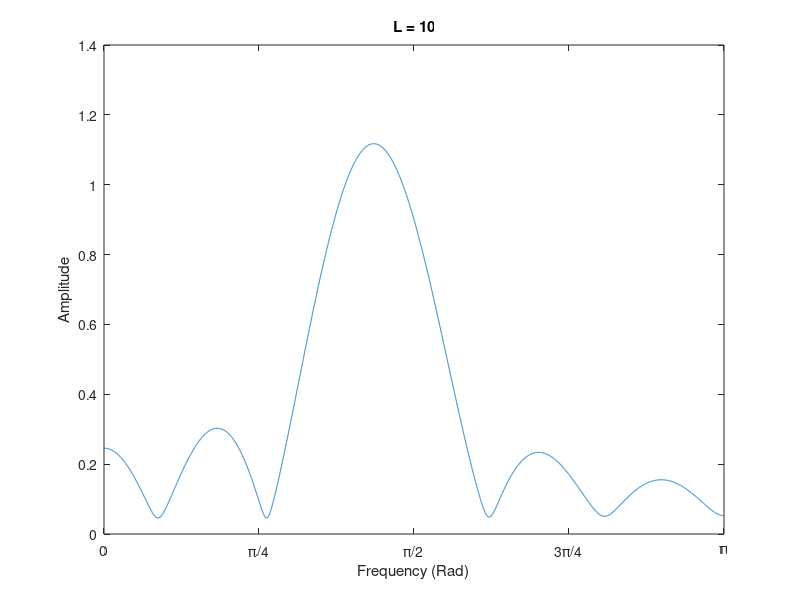

Reproduce this figure in MATLAB. (Note: this script raises an error after producing the figure.)
%% Frequency Response of FIR Filters: Lab P-12: 3 Lab Exercise

%% 3.1a)
% We will cascade these filters by convolution, which will be performed by
% multiplication of their transfer functions.
%% 
% First we'll find the transfer function of the general filter
%%
% Y(z) = X(z) - 2cos(wn)z^-1X(z) + z^-2X(z)
%%
% H(z) = 1 - 2cos(wn)z^-1 + z^-2
%%
% Now we'll introduce the nulling frequencies 0.44pi and 0.7pi
%%
% H1(z) = 1 - 2cos(0.44pi)z^-1 + z^-2
%%
% H2(z) = 1 - 2cos(0.7pi)z^-1 + z^-2
%%
% Performing the convolution
%%
% (1 - 2cos(0.44pi)z^-1 + z^-2)(1 - 2cos(0.44pi)z^-1 + z^-2)
%%
% Yields the fourth order filter
%%
% 1 + (-2cos(0.7pi) - 2cos(0.44pi)))z^-1 + (2 + 4cos(0.44pi)cos(0.7pi))z^-2
% + (-2cos(0.44pi) - 2cos(0.7pi))z^-3 + z^-4
%%
% Resulting in the following coefficients

b = [1 -2*cos(0.7*pi)-2*cos(0.44*pi) 2+4*cos(0.44*pi)*cos(0.7*pi) -2*cos(0.44*pi)-2*cos(0.7*pi) 1]

%% 3.1b)
% Generate input signal

n = [0:149];
x = 5*cos(0.3*pi*n) + 22*cos(0.44*pi*n-pi/3) + 22*cos(0.7*pi*n-pi/4);

%% 3.1c)
% Pass input through filter

y = conv(b,x);

%% 3.1d)
% Plot output signal

plot(0:39, y(1:40))
title('Output')
ylabel('y[n]')
xlabel('n')

%%
% Determine output signal by hand for n >= 5
%%
% Taking the inverse z-transform of the transfer function determined in
% part 3.1a gives the function
%%
% y[n] = x[n] + (-2cos(0.7pi) - 2cos(0.44pi))x[n-1] + (2 +
% 4cos(0.44pi)cos(0.7pi))x[n-2] + (-2cos(0.44pi) - 2cos(0.7pi))x[n-3] +
% x[n-4]
%%
% Passing the input over 5 <= n <= 40 through this function

y_hand = zeros(1,36);
for i = 1:36
  y_hand(i) = x(i+5) + (-2*cos(0.7*pi) - 2*cos(0.44*pi))*x(i+5-1) + (2 + 4*cos(0.44*pi)*cos(0.7*pi))*x(i+5-2) + (-2*cos(0.44*pi) - 2*cos(0.7*pi))*x(i+5-3) + x(i+5-4);
end

%% 3.1e)
% Plot convolved output overlayed with hand calculated output

plot(0:39, y(1:40))
hold on
stem(0:40, [zeros(1,5) y_hand])
hold off
title('Output Comparison')
ylabel('y[n]')
xlabel('n')
legend('convolved', 'hand')

%% 3.1f)
% Our input signal is defined for n >= 0 and our filter uses past input
% values back to x[n-4]. The start-up points at the beginning of the output
% are the points where those past values of x[n] are undefined by the input 
% function and assummed to be 0. The sinusoidal output seen beginning at 
% n = 5 is when the system can be properly "filled" with past x values. 
% Having 4 start-up values is consistent with cascading two 2nd order 
% filters into a 4th order filter.

clear

%% 3.2a)
% Generate bandpass filter with w = 0.44pi

L = 10;
wc = 0.44*pi;
n = [0:L];
b = 2/L*cos(wc*n);

%%
% Measure gain at frequencies of interest using DTFT

gain1 = abs(sum(b.*exp(-1*j*0.3*pi*n)))
gain2 = abs(sum(b.*exp(-1*j*0.44*pi*n)))
gain3 = abs(sum(b.*exp(-1*j*0.7*pi*n)))

%%
% As expected, the center frequency remains near its original amplitude and
% frequencies far enough above and below the center frequency have been
% attenuated significantly.

%% 3.2b)
% Plot frequency response of the filter when L = 10, 20, 40

for L = [10 20 40]
  n = [0:L];
  b = 2/L*cos(wc*n);
  ww = -pi:pi/10000:pi;   %The number of samples here has to be quite large to find the passband limits with using a reasonable rounding
  H_mag = abs(freqz(b,1,ww)); %Frequency response of filter
  ww = 0:pi/10000:pi;      
  H_mag = H_mag(10001:end);  %Looking at positive side of frequency response
  plot(ww, H_mag)
  xlim([0 pi])
  xticks([0:pi/4:pi])
  xticklabels({'0', '\pi/4', '\pi/2', '3\pi/4', '\pi'})
  xlabel('Frequency (Rad)')
  ylabel('Amplitude')
  title(['L = ' num2str(L)])
  hold on
  yline(max(H_mag)*0.707)
  yline(max(H_mag)*0.25)
  legend('Frequency Response', 'Passband', 'Stopband')
  hold off
  snapnow
  
  % Find passband width

  passband_limits = find(round(H_mag,2)==round(max(H_mag)*0.707,2));
  passband_width = ww(max(passband_limits)) - ww(min(passband_limits))

end

%%
% Doubling the parameter L from 10, 20, 40 has halved the passband width
% from about 0.5, 0.26, 0.135. These values are not exact because with a 
% discrete time signal a sample may not have the exact value of the 
% threshold and we have to pick the next closest sample to be the limits of
% the passband. This verifies the property stated in the lab
% instructions, that the passband is inversely proportional to L.

%% 3.2c)
% The L = 10 filter passes frequencies at 0.44pi +/- about 0.25. As seen in
% part a), the magnitude of the frequency response at 0.44pi was near its
% full amplitude while the magnitudes at 0.3pi and 0.7pi were attenuated
% significantly.

%% 3.2d)
%

%% 3.2e)
%

%% 3.2f)
%
